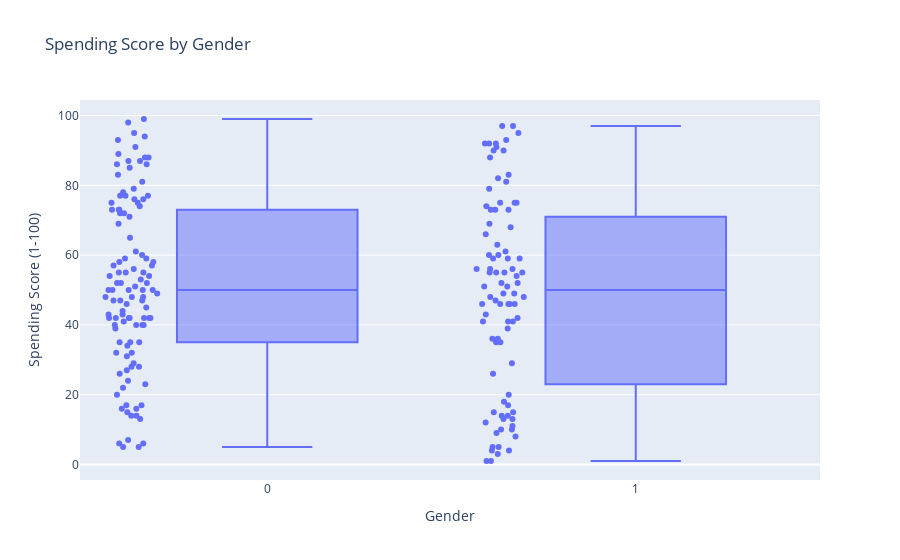

This figure's notebook cell:
### Markdown cell above
# Spending Score by Gender

### Code cell
fig = px.box(df, x='Gender', y='Spending Score (1-100)', points='all', title='Spending Score by Gender')
fig.show()

### Figure 1 — Plotly figure (JSON) as saved in the notebook; plotly's stock layout.template omitted (floating-point values rounded to 4 significant figures; data arrays with more than 128 entries replaced by an {"elided": "..."} marker saying what was removed)
{"data": [{"alignmentgroup": "True", "boxpoints": "all", "hovertemplate": "Gender=%{x}<br>Spending Score (1-100)=%{y}<extra></extra>", "legendgroup": "", "marker": {"color": "#636efa"}, "name": "", "notched": false, "offsetgroup": "", "orientation": "v", "showlegend": false, "type": "box", "x": {"elided": "200 int values"}, "x0": " ", "xaxis": "x", "y": {"elided": "200 int values"}, "y0": " ", "yaxis": "y"}], "layout": {"autosize": true, "boxmode": "group", "legend": {"tracegroupgap": 0}, "title": {"text": "Spending Score by Gender"}, "xaxis": {"anchor": "y", "autorange": true, "domain": [0, 1], "range": [-0.5064, 1.5], "title": {"text": "Gender"}, "type": "linear"}, "yaxis": {"anchor": "x", "autorange": true, "domain": [0, 1], "range": [-4.444, 104.4], "title": {"text": "Spending Score (1-100)"}, "type": "linear"}}}
